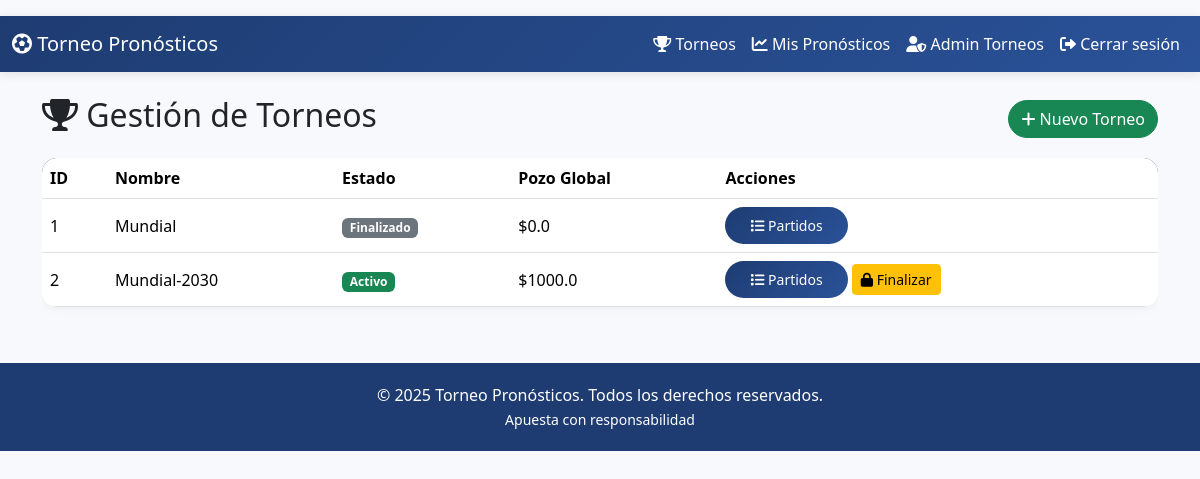
Page /admin/tournaments (signed in) on the committed database.
### src/models/entities/Tournament.py (models this page shows, shortened)
class Tournament(db.Model):
    __tablename__ = 'tournament'
    id = db.Column(db.Integer, primary_key=True)
    name = db.Column(db.String(255), nullable=False)
    start_date = db.Column(db.DateTime, nullable=True)
    end_date = db.Column(db.DateTime, nullable=True)
    status = db.Column(db.String(50), default='active')
    global_pool = db.Column(db.Float, default=0.0)
    matches = db.relationship('Partido', backref='tournament', lazy=True)

### src/routes/admin.py (the view)
@admin.route('/admin/tournaments')
@admin_required
def admin_tournaments():
    tournaments = Tournament.query.all()
    return render_template('admin/tournaments.html', tournaments=tournaments)

### src/app.py (called while the page is built)
@app.context_processor
def inject_user():
    from models.entities.User import User
    from flask import session
    user = None
    if 'user_id' in session:
        user = User.query.get(session['user_id'])
    return dict(current_user=user)

### src/utils/helpers.py (called while the page is built)
def admin_required(f):
    @wraps(f)
    def decorated_function(*args, **kwargs):
        if 'user_id' not in session:
            flash("Debes iniciar sesión primero", "warning")
            return redirect(url_for('auth.login'))
        user = User.query.get(session['user_id'])
        if not user or not user.is_admin:
            flash("No tienes permisos para acceder a esta página", "danger")
            return redirect(url_for('auth.index'))  # antes redirigía a main.index
        return f(*args, **kwargs)
    return decorated_function

### src/templates/admin/tournaments.html (shortened to what this page needs)
{% extends "base.html" %}
{% block body %}
{% include 'partials/navbar.html' %}
<div class="container mt-4">
    <div class="d-flex justify-content-between align-items-center">
        <h2><i class="fas fa-trophy"></i> Gestión de Torneos</h2>
        <a href="{{ url_for('admin.create_tournament') }}" class="btn btn-success">
            <i class="fas fa-plus"></i> Nuevo Torneo
        </a>
    </div>
    <div class="table-responsive mt-3">
        <table class="table table-hover align-middle">
            <thead>
                <tr><th>ID</th><th>Nombre</th><th>Estado</th><th>Pozo Global</th><th>Acciones</th></tr>
            </thead>
            <tbody>
                {% for t in tournaments %}
                <tr>
                    <td>{{ t.id }}</td>
                    <td>{{ t.name }}</td>
                    <td>
                        {% if t.status == 'active' %}
                            <span class="badge bg-success">Activo</span>
                        {% else %}
                            <span class="badge bg-secondary">Finalizado</span>
                        {% endif %}
                    </td>
                    <td>${{ t.global_pool }}</td>
                    <td>
                        <a href="{{ url_for('admin.admin_tournament_matches', id=t.id) }}" class="btn btn-sm btn-primary">
                            <i class="fas fa-list"></i> Partidos
                        </a>
                        {% if t.status == 'active' %}
                        <form action="{{ url_for('admin.close_tournament', id=t.id) }}" method="post" style="display:inline;">
                            <button type="submit" class="btn btn-sm btn-warning" onclick="return confirm('¿Finalizar torneo? Se repartirá el pozo global.')">
                                <i class="fas fa-lock"></i> Finalizar
                            </button>
                        </form>
                        {% endif %}
                    </td>
                </tr>
                {% endfor %}
            </tbody>
        </table>
    </div>
</div>
{% endblock %}

### src/static/css/custom.css (style rules this page uses)
body { background: #f8f9fc; font-family: 'Segoe UI', Tahoma, Geneva, Verdana, sans-serif; }
.btn-primary { background: linear-gradient(135deg, #1e3c72, #2a5298); border: none; border-radius: 30px; padding: 8px 25px; font-weight: 500; }
.btn-success { border-radius: 30px; }
.table { background: white; border-radius: 15px; overflow: hidden; box-shadow: 0 2px 10px rgba(0,0,0,0.05); }
.table thead { background: #1e3c72; color: white; }

### rows in the picture
Tournament: id "1", name "Mundial", status "Finalizado", global_pool "0.0"
Tournament: id "2", name "Mundial-2030", status "Activo", global_pool "1000.0"
